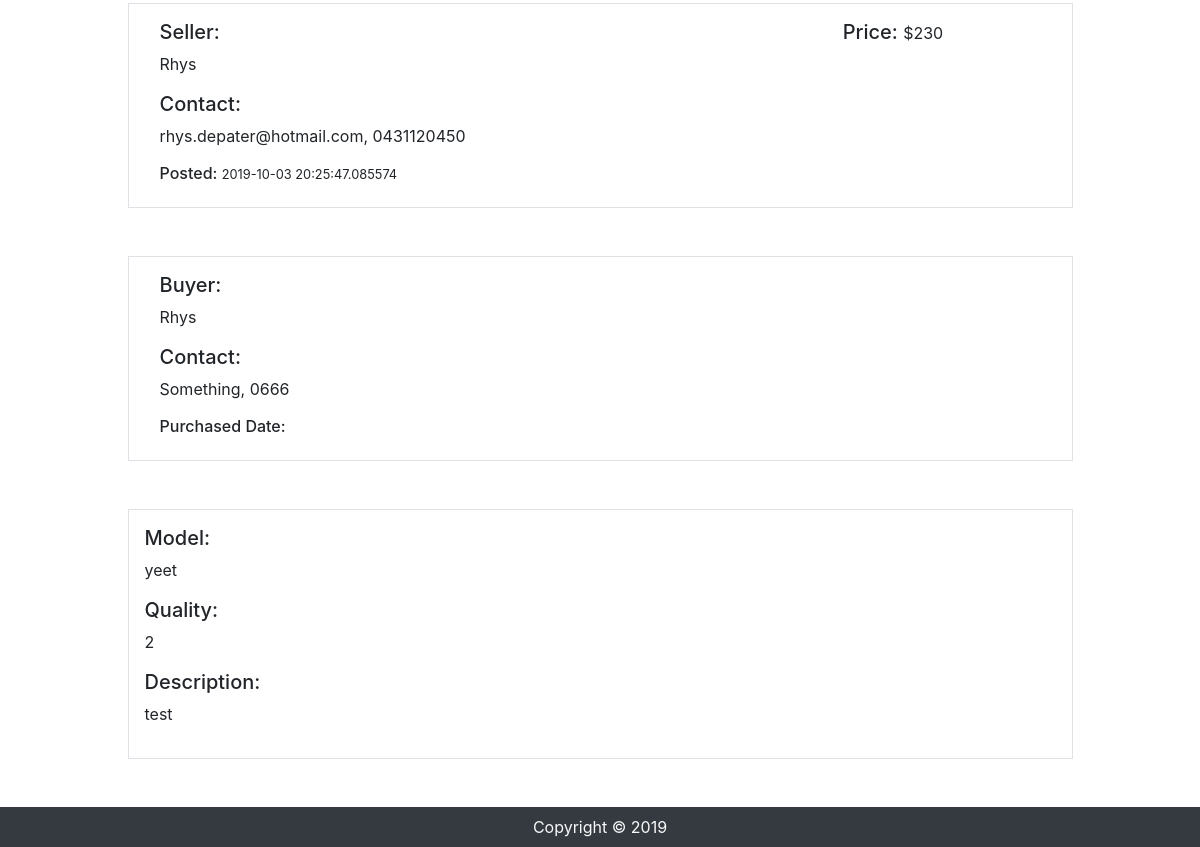
/soldItem/4 (signed in, lower part), run on an earlier commit of the app's database.
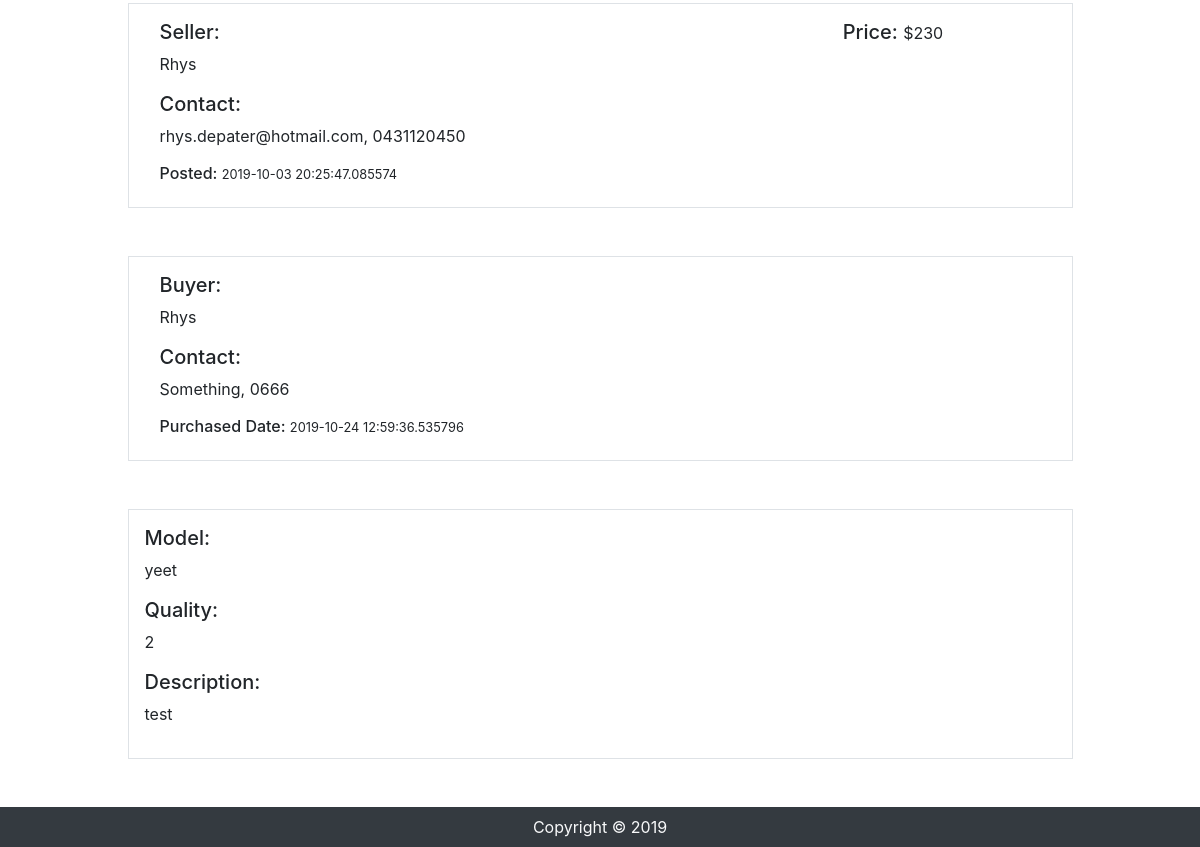
And on a later commit of the database.
### marketplace/models.py (models this page shows)
class Purchased_item(db.Model):
    __tablename__ = 'purchased_items'
    id = db.Column(db.Integer, primary_key=True)
    buyer = db.Column(db.String(255), index=True, nullable=False)
    seller = db.Column(db.String(255), index=True, nullable=False)
    created_date = db.Column(db.DateTime, nullable=False)
    purchased_date = db.Column(db.DateTime, default=datetime.now())
    item_id = db.Column(db.Integer, db.ForeignKey('items.id'))
    seller_id = db.Column(db.Integer, db.ForeignKey('users.id'))
    bid_id = db.Column(db.Integer, db.ForeignKey('bids.id'))

### marketplace/items.py (the view)
@bp.route('/soldItem/<id>', methods=['GET', 'POST'])
@login_required
def soldItem(id):
    bid = Bid.query.filter_by(item_id=id).first()
    item = Item.query.filter_by(id=id).first()
    purchase = Purchased_item.query.filter_by(bid_id=bid.id).first()
    users = User.query.all()
    return render_template('soldItemDetails.html', item=item, users=users, purchase=purchase, bid=bid)

### marketplace/__init__.py (called while the page is built)
def create_app():
    app = Flask(__name__)
    app.debug = True
    app.secret_key = 'utroutoru'
    app.register_error_handler(404, pageNotFound)
    app.config['SQLALCHEMY_DATABASE_URI'] = 'sqlite:///web_app.sqlite'
    db.init_app(app)
    UPLOAD_FOLDER = '/static/image'
    app.config['UPLOAD_FOLDER'] = UPLOAD_FOLDER
    bootstrap = Bootstrap(app)
    login_manager = LoginManager()
    login_manager.login_view = 'auth.login'
    login_manager.init_app(app)
    from .models import User  # importing here to avoid circular references
    @login_manager.user_loader
    def load_user(user_id):
        return User.query.get(int(user_id))
    from . import views
    app.register_blueprint(views.bp)
    from . import auth
    app.register_blueprint(auth.bp)
    from. import items
    app.register_blueprint(items.bp)
    return app

### marketplace/templates/soldItemDetails.html (shortened to what this page needs)
{% extends 'base.html' %}
{% import "bootstrap/wtf.html" as wtf %}
{% block content %}
<p class="alert-info justify-content-center">{{ message }}</li>
    <main class="container-fluid">
        <div class="row mt-5 mb-5 justify-content-center">
            <div class="col-md-10">
                <div class=" media border p-3">
                    <div class="col-md-9">
                        <div class="align-self-center media-body">
                            <h5 class="mt-0">Seller:</h5>
                            <p>{{item.seller}}</p>
                            <h5 class="mt-0">Contact:</h5>
                            <p>
                                {% for user in users %}
                                {% if user.id == item.user_id %}
                                {{user.emailid}}, 0{{user.phone_no}}
                                {%endif%}
                                {%endfor%}
                            </p>
                            <h6 class="mt-0">Posted: <small>{{item.created_date}}</small></h6>
                        </div>
                    </div>
                    <div class="col-sm-auto">
                        <div class="align-self-center media-body">
                            <h5 class="mt-0">Price: <small>${{item.price}}</small></h5>
                        </div>
                    </div>
                </div>
            </div>
        </div>
        <div class="row mt-5 mb-5 justify-content-center">
            <div class="col-md-10">
                <div class=" media border p-3">
                    <div class="col-md-9">
                        <div class="align-self-center media-body">
                            <h5 class="mt-0">Buyer:</h5>
                            <p>{{bid.bidder_name}}</p>
                            <h5 class="mt-0">Contact:</h5>
                            <p>
                                {{bid.bidder_email}}, 0{{bid.bidder_phone}}
                            </p>
                            <h6 class="mt-0">Purchased Date: <small>{{purchase.purchased_date}}</small></h6>
                        </div>
                    </div>
                </div>
            </div>
        </div>
        <div class="row mt-5 mb-5 justify-content-center">
            <div class="col-md-10">
                <div class="media border p-3">
                    <div class="align-self-center media-body">
                        <h5 class="mt-0">Model:</h5>
                        <p>{{item.model}}</p>
                        <h5 class="mt-0">Quality:</h5>
                        <p>{{item.quality}}</p>
                        <h5 class="mt-0">Description:</h5>
                        <p>{{item.description}}</p>
                    </div>
                </div>
            </div>
        </div>
    </main>
    {% endblock %}

What changed in the data, as far as the page shows it:
added Purchased_item: purchased_date "2019-10-24 12:59:36.535796"
